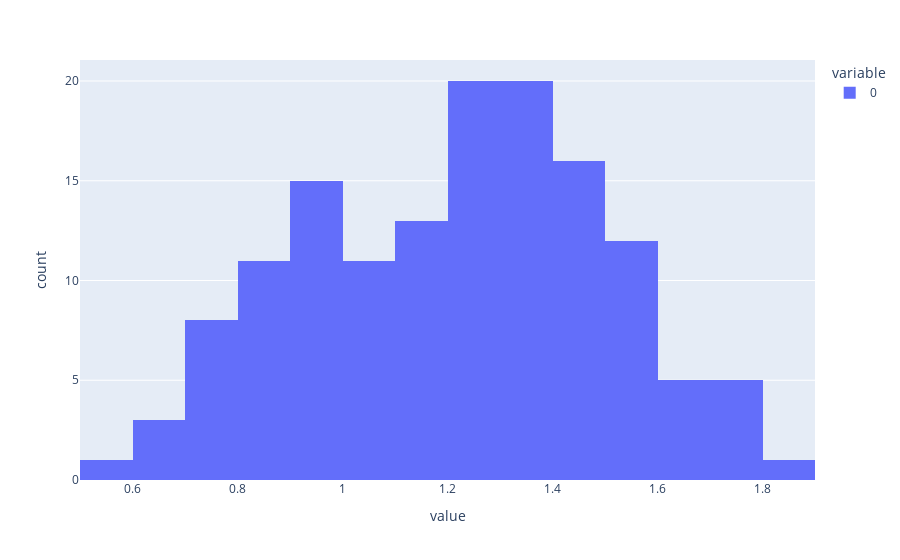

The notebook cell this image was saved under:
### Code cell
px.histogram(df[df['type']=='pull']['friction'].to_list())

### Figure 1 — Plotly figure (JSON) as saved in the notebook; plotly's stock layout.template omitted (floating-point values rounded to 4 significant figures; data arrays with more than 128 entries replaced by an {"elided": "..."} marker saying what was removed)
{"data": [{"alignmentgroup": "True", "bingroup": "x", "hovertemplate": "variable=0<br>value=%{x}<br>count=%{y}<extra></extra>", "legendgroup": "0", "marker": {"color": "#636efa"}, "name": "0", "offsetgroup": "0", "orientation": "v", "showlegend": true, "type": "histogram", "x": {"elided": "141 float values"}, "xaxis": "x", "yaxis": "y"}], "layout": {"barmode": "relative", "legend": {"title": {"text": "variable"}, "tracegroupgap": 0}, "margin": {"t": 60}, "xaxis": {"anchor": "y", "domain": [0, 1], "title": {"text": "value"}}, "yaxis": {"anchor": "x", "domain": [0, 1], "title": {"text": "count"}}}}
